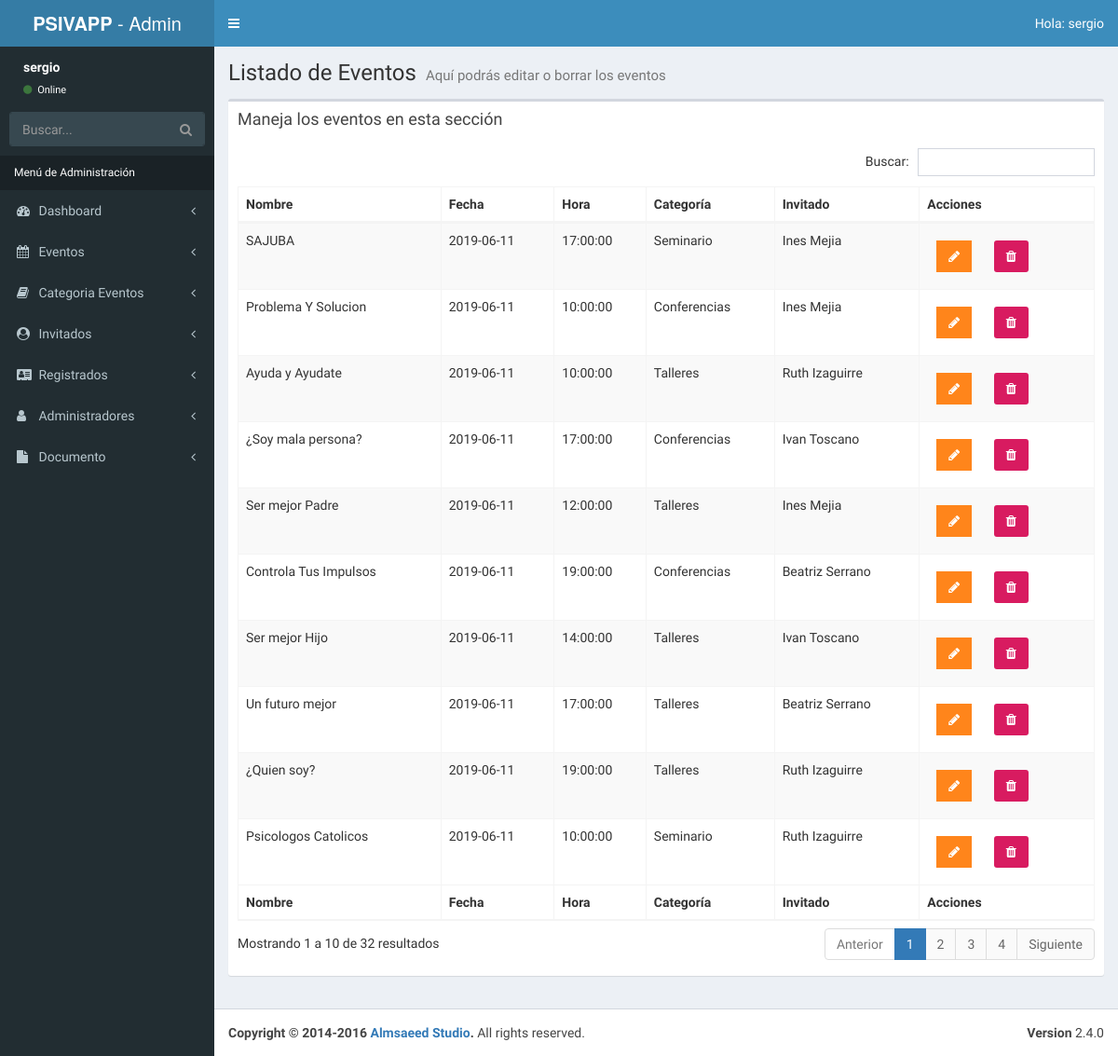
Page /admin/lista-evento.php (signed in) on the committed database.
### tables this page shows
CREATE TABLE `eventos` (
  `evento_id` tinyint(10) NOT NULL AUTO_INCREMENT,
  `nombre_evento` varchar(60) NOT NULL,
  `fecha_evento` date NOT NULL,
  `hora_evento` time NOT NULL,
  `id_cat_evento` tinyint(10) NOT NULL,
  `id_inv` tinyint(4) NOT NULL,
  `clave` varchar(10) NOT NULL,
  `editado` timestamp NOT NULL DEFAULT CURRENT_TIMESTAMP ON UPDATE CURRENT_TIMESTAMP,
  PRIMARY KEY (`evento_id`),
  KEY `id_cat_evento` (`id_cat_evento`),
  KEY `id_inv` (`id_inv`),
  CONSTRAINT `eventos_ibfk_1` FOREIGN KEY (`id_cat_evento`) REFERENCES `categoria_evento` (`id_categoria`),
  CONSTRAINT `eventos_ibfk_2` FOREIGN KEY (`id_inv`) REFERENCES `invitados` (`invitado_id`)
);

CREATE TABLE `categoria_evento` (
  `id_categoria` tinyint(10) NOT NULL AUTO_INCREMENT,
  `cat_evento` varchar(50) NOT NULL,
  `icono` varchar(15) NOT NULL,
  `editado` timestamp NOT NULL DEFAULT CURRENT_TIMESTAMP ON UPDATE CURRENT_TIMESTAMP,
  PRIMARY KEY (`id_categoria`)
);

CREATE TABLE `invitados` (
  `invitado_id` tinyint(4) NOT NULL AUTO_INCREMENT,
  `nombre_invitado` varchar(30) NOT NULL,
  `apellido_invitado` varchar(30) NOT NULL,
  `descripcion` text NOT NULL,
  `url_imagen` varchar(50) NOT NULL,
  PRIMARY KEY (`invitado_id`)
);

### admin/lista-evento.php (the view, shortened to what this page needs)
<?php
        include_once 'funciones/funciones.php';
        include_once 'templates/header.php';
        include_once 'templates/barra.php';
        include_once 'templates/navegacion.php';
?>
  <div class="content-wrapper">
    <section class="content-header">
        <h1>
          Listado de Eventos
          <small>Aquí podrás editar o borrar los eventos</small>
        </h1>
    </section>
    <section class="content">
      <div class="row">
        <div class="col-xs-12">
          <div class="box">
            <div class="box-header">
              <h3 class="box-title">Maneja los eventos en esta sección</h3>
            </div>
            <div class="box-body">
              <table id="registros" class="table table-bordered table-striped">
                <thead>
                <tr>
                  <th>Nombre</th>
                  <th>Fecha</th>
                  <th>Hora</th>
                  <th>Categoría</th>
                  <th>Invitado</th>
                  <th>Acciones</th>
                </tr>
                </thead>
                <tbody>
                        <?php
                            try {
                                $sql = "SELECT evento_id, nombre_evento, fecha_evento, hora_evento, cat_evento, nombre_invitado, apellido_invitado ";
                                $sql .= " FROM eventos ";
                                $sql .= " INNER JOIN categoria_evento ";
                                $sql .= " ON  eventos.id_cat_evento=categoria_evento.id_categoria ";
                                $sql .= " INNER JOIN invitados ";
                                $sql .= " ON eventos.id_inv=invitados.invitado_id ";
                                $sql .= " ORDER BY eventos.fecha_evento DESC ";
                                $resultado = $conn->query($sql);
                            } catch (Exception $e) {
                                $error = $e->getMessage();
                                echo $error;
                            }
                            while($eventos = $resultado->fetch_assoc() ) { ?>
                                <tr>
                                    <td><?php echo $eventos['nombre_evento']; ?></td>
                                    <td><?php echo $eventos['fecha_evento']; ?></td>
                                    <td><?php echo $eventos['hora_evento']; ?></td>
                                    <td><?php echo $eventos['cat_evento']; ?></td>
                                    <td><?php echo $eventos['nombre_invitado'] . " " . $eventos['apellido_invitado']; ?></td>
                                    <td>
                                        <a href="editar-evento.php?id=<?php echo $eventos['evento_id'] ?>" class="btn bg-orange btn-flat margin">
                                            <i class="fa fa-pencil"></i>
                                        </a>
                                        <a href="#" data-id="<?php echo $eventos['evento_id']; ?>" data-tipo="evento" class="btn bg-maroon bnt-flat margin borrar_registro">
                                            <i class="fa fa-trash"></i>
                                        </a>
                                    </td>
                                </tr>
                            <?php }  ?>
                </tbody>
                <tfoot>
                <tr>
                    <th>Nombre</th>
                    <th>Fecha</th>
                    <th>Hora</th>
                    <th>Categoría</th>
                    <th>Invitado</th>
                    <th>Acciones</th>
                </tr>
                </tfoot>
              </table>
            </div>
          </div>
        </div>
      </div>
    </section>
  </div>
  <?php
          include_once 'templates/footer.php';
  ?>

### rows in the picture
eventos: nombre_evento "SAJUBA", fecha_evento "2019-06-11", hora_evento "17:00:00", id_cat_evento.cat_evento "Seminario", id_inv.nombre_invitado "Ines", id_inv.apellido_invitado "Mejia"
eventos: nombre_evento "Problema Y Solucion", fecha_evento "2019-06-11", hora_evento "10:00:00", id_cat_evento.cat_evento "Conferencias", id_inv.nombre_invitado "Ines", id_inv.apellido_invitado "Mejia"
eventos: nombre_evento "Ayuda y Ayudate", fecha_evento "2019-06-11", hora_evento "10:00:00", id_cat_evento.cat_evento "Talleres", id_inv.nombre_invitado "Ruth", id_inv.apellido_invitado "Izaguirre"
eventos: nombre_evento "¿Soy mala persona?", fecha_evento "2019-06-11", hora_evento "17:00:00", id_cat_evento.cat_evento "Conferencias", id_inv.nombre_invitado "Ivan", id_inv.apellido_invitado "Toscano"
eventos: nombre_evento "Ser mejor Padre", fecha_evento "2019-06-11", hora_evento "12:00:00", id_cat_evento.cat_evento "Talleres", id_inv.nombre_invitado "Ines", id_inv.apellido_invitado "Mejia"
eventos: nombre_evento "Controla Tus Impulsos", fecha_evento "2019-06-11", hora_evento "19:00:00", id_cat_evento.cat_evento "Conferencias", id_inv.nombre_invitado "Beatriz", id_inv.apellido_invitado "Serrano"
eventos: nombre_evento "Ser mejor Hijo", fecha_evento "2019-06-11", hora_evento "14:00:00", id_cat_evento.cat_evento "Talleres", id_inv.nombre_invitado "Ivan", id_inv.apellido_invitado "Toscano"
eventos: nombre_evento "Un futuro mejor", fecha_evento "2019-06-11", hora_evento "17:00:00", id_cat_evento.cat_evento "Talleres", id_inv.nombre_invitado "Beatriz", id_inv.apellido_invitado "Serrano"
eventos: nombre_evento "¿Quien soy?", fecha_evento "2019-06-11", hora_evento "19:00:00", id_cat_evento.cat_evento "Talleres", id_inv.nombre_invitado "Ruth", id_inv.apellido_invitado "Izaguirre"
eventos: nombre_evento "Psicologos Catolicos", fecha_evento "2019-06-11", hora_evento "10:00:00", id_cat_evento.cat_evento "Seminario", id_inv.nombre_invitado "Ruth", id_inv.apellido_invitado "Izaguirre"

### other values in the picture
$_SESSION['nombre'] "sergio"
